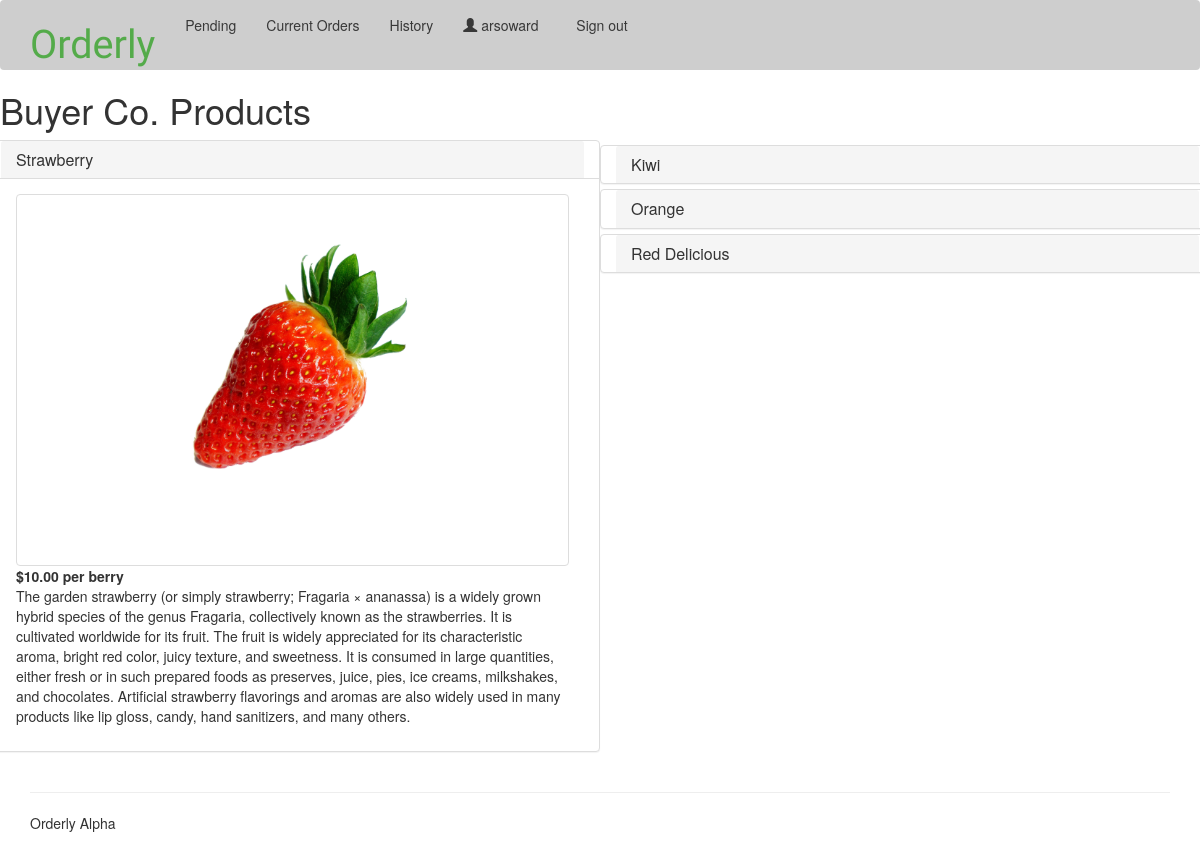
Screenshot of /demo/products/ (signed in) with the database file from the repository.
### orders/models.py (models this page shows, shortened)
class Business(models.Model):
  business_name = models.CharField(max_length=60)
  contact_name = models.CharField(max_length=60)
  website = models.URLField(max_length=200, blank=True)
  email = models.EmailField(max_length=254, blank=True)
  phone = models.CharField(max_length=15, blank=True)
  address = models.CharField(max_length=260, blank=True)
  tagline = models.CharField(max_length=150, blank=True) #describe your business in 150 characters or less!
  about = models.TextField(max_length=600, null=True, default=None)
  account = models.OneToOneField(userModels.Account, related_name='business', null=True, default=None, on_delete=models.CASCADE)
  picture = models.OneToOneField(userModels.Picture, related_name='business', blank=True, null=True, on_delete=models.CASCADE)
  class Meta:
      verbose_name_plural = "businesses"

class Product(models.Model):
  name = models.CharField(max_length=200, unique=True)
  description = models.TextField(max_length=600, blank=True)
  vendor = models.ForeignKey(Business, on_delete=models.CASCADE, default=None, related_name='products')
  price = models.DecimalField(max_digits=5, decimal_places=2, default=1.00)
  unit = models.CharField(max_length=11, default='unit') #I want unit and price to be associated in pairs that the user creates.
  picture = models.OneToOneField(userModels.Picture, related_name='product', blank=True, null=True, on_delete=models.CASCADE)

### users/models.py (models this page shows, shortened)
class Picture(models.Model):
  image = models.ImageField(upload_to = 'user-uploads/')
  caption = models.TextField(null=True, default=None)
  uploaded = models.DateTimeField('uploaded on', default=datetime.now)

### orders/views.py (the view)
# urls.py: path('<slug:slug>/products/', views.productList, name='products'),
@login_required
def productList(request, slug):
  business = get_object_or_404(Business, account__slug=slug)
  products = business.products.all;
  context = {'business': business, 'list': products}
  return render(request, 'orders/products.html', context)

### orders/templates/orders/products.html (shortened to what this page needs)
{% extends 'base.html' %}
{% load bootstrap3 %}
{% block content %}
<h1>{{ business.business_name }} Products</h1>
<div class="panel-group row" id="accordion" role="tablist" aria-multiselectable="true">
{% for item in list %}
  <div class="panel panel-default col-12 col-md-6">
    <div class="panel-heading" role="tab" id="heading{{item.id}}">
      <h4 class="panel-title">
        {% if forloop.first %}
        <a role="button" data-toggle="collapse" data-parent="#accordion" href="#collapse{{item.id}}"
                         aria-expanded="true" aria-controls="collapse{{item.id}}">
       {% else %}
        <a class="collapsed" role="button" data-toggle="collapse" data-parent="#accordion" href="#collapse{{item.id}}"
                             aria-expanded="false" aria-controls="collapse{{item.id}}">
       {% endif %}
          {{ item.name }}
        </a>
      </h4>
    </div>
    {% if forloop.first %}
    <div id="collapse{{item.id}}" class="panel-collapse collapse in" role="tabpanel" aria-labelledby="heading{{item.id}}">
    {% else %}
    <div id="collapse{{item.id}}" class="panel-collapse collapse" role="tabpanel" aria-labelledby="heading{{item.id}}">
    {% endif %}
      <div class="panel-body row">
        <div class="col-3 col-md-12">
          <img src="{{ item.picture.image.url }}" class="img-fluid img-thumbnail">
        </div>
        <div class="col-9 col-md-12">
          <p>
            <strong>${{ item.price }} per {{ item.unit }}</strong>
            <br/>{{ item.description }}
          </p>
        </div>
      </div>
    </div>
  </div>
{% endfor %}
</div>
{% endblock %}

### shared_templates/base.html (shortened to what this page needs)
{% load static from staticfiles %}
{% load bootstrap3 %}
<!DOCTYPE html>
<html lang="en">
  <head>
    {% bootstrap_css %}
    <link rel="stylesheet" href="https://code.jquery.com/ui/1.8.18/themes/base/jquery-ui.css" type="text/css" media="all"/>
    <link href="{% static 'orders/css/orders.css' %}" rel="stylesheet">
  </head>
<body>
  <div class="wrapper">
    <div class="navbar lobster-nav">
      <div class="container">
        <div class="navbar-header">
          <h1 class="text-center">
            <a class="navbar-brand lobster" href="{% url 'users:index' %}">Orderly</a>
          </h1>
        </div>
        <div class="navbar-collapse collapse">
          <ul class="nav navbar-nav">
          {% block nav_user %}
            {% if user.is_authenticated %}
              <ul class="nav navbar-nav navbar-right">
                <li id="nav-username"><a href="{% url 'orders:index' %}">
                  <span class="glyphicon glyphicon-user"></span>  {{ user.get_username }} &nbsp; </a>
                </li>
                <li>
                  <a href="{% url 'logout' %}">Sign out</a>
                </li>
              </ul>
            {% endif %}
          {% endblock %}
            <li class=""><a href="{% url 'orders:pending' %}">Pending</a></li>
            <li class=""><a href="{% url 'orders:orders' %}">Current Orders</a></li>
            <li class=""><a href="{% url 'orders:history' %}">History</a></li>
          </ul>
        </div>
      </div>
    </div>
{% block content %}
{% endblock %}
  </div> {% comment %} wrapper ends {% endcomment %}
  <div id="page-footer">
	<div class="container">
	  <footer>
		<hr />
		<p>Orderly Alpha</p>
	  </footer>
    </div>
  </div>
</body>
</html>

### orders/static/orders/css/orders.css (style rules this page uses)
a { color: #383838; }
.lobster { font-family: 'Oleo Script Swash Caps', cursive; color: rgba(24, 153, 9, 0.67) !important; font-size: 110%; }
.lobster-nav { background-color: rgba(200, 200, 200, 0.88); border: none; }
.lobster-nav .navbar-collapse { background-color: rgba(224, 224, 224, 0.88) border: none; }

### rows the page displays
Business: business_name "Buyer Co."
Product: name "Strawberry", picture.image (picture), price "10.00", unit "berry", description "The garden strawberry (or simply strawberry; Fragaria × ananassa) is a widely grown hybrid species of the genus Fragaria, collectively known as the strawberries. It is cultivated worldwide for its fruit. The fruit is widely appreciated for its characteristic aroma, bright red color, juicy texture, and sweetness. It is consumed in large quantities, either fresh or in such prepared foods as preserves, juice, pies, ice creams, milkshakes, and chocolates. Artificial strawberry flavorings and aromas are also widely used in many products like lip gloss, candy, hand sanitizers, and many others."
Product: name "Kiwi"
Product: name "Orange"
Product: name "Red Delicious"

### other values shown
{{ user.get_username }} "arsoward"
